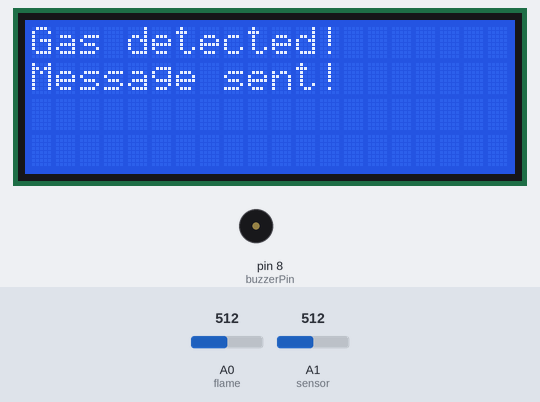
Bench run of a sketch on a simulated Arduino Uno, built with avr-gcc and run on an emulated ATmega328P. Parts: 20×4 character LCD, buzzer (waves = sounding, pin HIGH). Inputs (shaded band) come from the test bench; at power-on: A0 (flame) = 512, A1 (sensor) = 512. The modem accepts every AT command (registered, SIM ready, sends succeed) and sends nothing else; what the sketch prints to the serial monitor is not drawn.

Above: at 0.1 s.
Timing chart, 0 to 130.0 s (numbered marks = the images above):
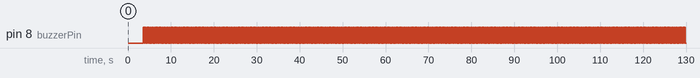

Measured:
- by itself, pin 8 (buzzerPin): LOW → HIGH at 3.6 s, → LOW 0.20 s later, → HIGH 0.20 s later, → LOW 0.20 s later, … (632 changes in this stretch)

The sketch:

Transmitter.ino
```cpp
//importing libraries
#include <Wire.h>
#include <LiquidCrystal_I2C.h>
#include <SoftwareSerial.h>

//declaring initial values
int flameSensorValue = 0;
int gasSensorValue = 0;

//declaring digital pin numbers
int buzzerPin = 8;

//declaring pin 9 and pin 10 as rx and tx for serial communication
SoftwareSerial gsmSerial(9, 10);

//declaring lcd to be used
LiquidCrystal_I2C lcd = LiquidCrystal_I2C(0x27, 20, 4);

void setup() {
  Serial.begin(9600); //start the serial at 9600 baud
  gsmSerial.begin(9600); //start the gsmSerial at 9600 baud
  pinMode(buzzerPin, OUTPUT); //declaring buzzerPin as output
  lcd.init(); //initialise the lcd display
  lcd.backlight(); //turn on the backlight of the display
}

void loop() {
  if (getFlameSensor() < 300) { //if flame sensor value is below 300
    Serial.println("A"); //send alphabet 'A' to the xBee receiver
    displayMessage("Flame detected!", "Message sent!"); //display a message on the lcd
    sendMessage("Flame detected !"); //send an sms with the message inside "..."
    beep(); //turn on the alarm
  } else if (getGasSensor() > 50) { //if the gas sensor value is over 50
    Serial.println("B"); //send alphabet 'B' to the xBee receiver
    displayMessage("Gas detected!", "Message sent!"); //display a message on the lcd
    sendMessage("Gas detected !"); //send an sms with the message inside "..."
    beep(); //turn on the alarm
  } else { //if no flame or gas is detected
    Serial.println("C"); //send alphabet 'C' to the xBee receiver
    lcd.clear(); //removes any messages on the lcd
  }

  delay(500); //add a delay of 500 milliseconds (to avoid the display and values from bugging)

}

//method to display a message on the lcd
void displayMessage(String firstLine, String secondLine) {
  lcd.clear(); //clear the lcd display
  lcd.setCursor(0, 0); //set the lcd cursor on 0,0
  lcd.print(firstLine); //display the message on the first line
  lcd.setCursor(0, 1); //set the lcd cursor on 0,1
  lcd.print(secondLine); //display the message on the second line
  delay(300); //add a 300 milliseconds delay
}

//method to turn on the alarm
void beep() {
  //for loop from 0 to 9 (10 times) - the buzzer will ring 10 times
  for (int i = 0; i < 10; i ++) {
    digitalWrite(buzzerPin, HIGH); //turn on the buzzer
    delay(200); //delay of 200 milliseconds
    digitalWrite(buzzerPin, LOW); //turn off the buzzer
    delay(200); //delay of 200 milliseconds
  }
  //check all the sensors - will repeat until flame or gas is over
  while (allSensorValue()) {
    digitalWrite(buzzerPin, HIGH); //turn on the buzzer
    delay(200); //delay of 200 milliseconds
    digitalWrite(buzzerPin, LOW); //turn off the buzzer
    delay(200); //delay of 200 milliseconds
  }
}

//method to read the flame sensor value
int getFlameSensor() {
  flameSensorValue = analogRead(A0); //read the flame sensor value from analog pin
  return flameSensorValue;
}

//method to read the gas sensor value
int getGasSensor() {
  gasSensorValue = analogRead(A1); //read the gas sensor value from analog pin
  return gasSensorValue;
}

//method to send an sms to the person
void sendMessage(String message) {
  gsmSerial.println("AT+CMGF=1");    //Sets the GSM Module in Text Mode
  delay(1000);  // Delay of 1000 milliseconds
  gsmSerial.println("AT+CMGS=\"+23058272235\"\r"); // Replace with any mobile number
  delay(1000); // Delay of 1000 milliseconds
  gsmSerial.println(message);// The SMS text you want to send
  delay(100); // Delay of 1000 milliseconds
  gsmSerial.println((char)26);// ASCII code of CTRL+Z
  delay(1000); // Delay of 1000 milliseconds
}

//method to read all the sensors' data
bool allSensorValue() {
  //if either flame or gas is still present
  if ((analogRead(A0) < 500) || (analogRead(A1) > 50)) {
    return true; //return true
  } else return false; //if flame or gas is over, return false
}
```
